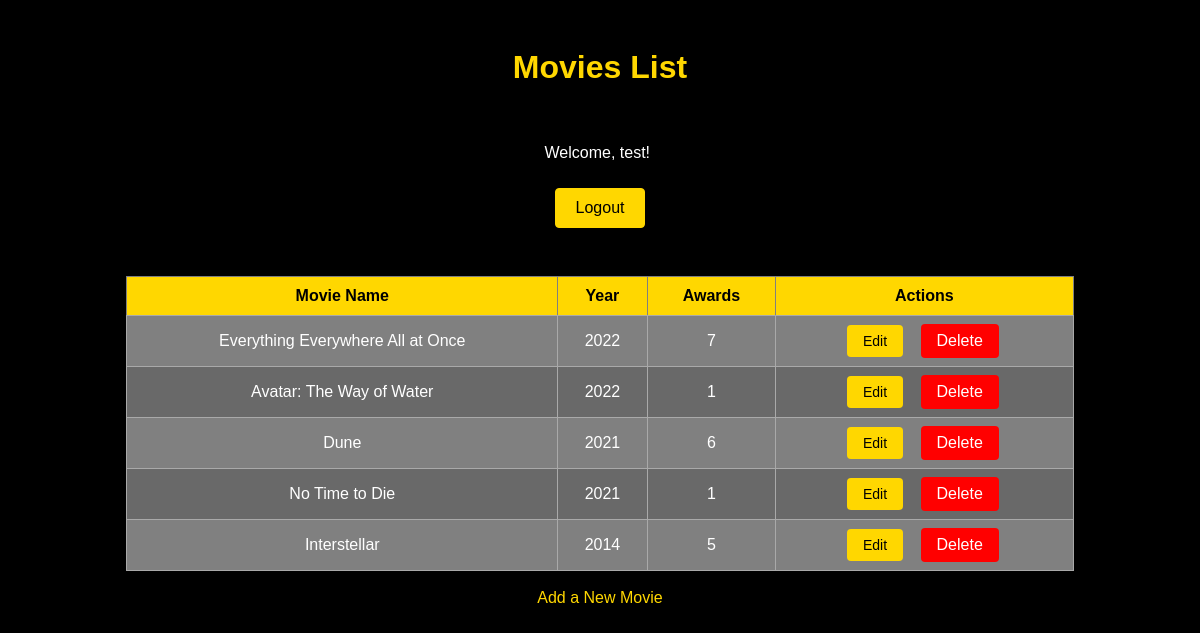
Screenshot of / (signed in) with the database file from the repository.
### assignment1_files/app/models.py (models this page shows)
class User(db.Model, UserMixin):
    id = db.Column(db.Integer, primary_key=True)
    username = db.Column(db.String(150), nullable=False, unique=True)
    password = db.Column(db.String(200), nullable=False)

class Movie(db.Model):
    id = db.Column(db.Integer, primary_key=True)
    name = db.Column(db.String(100), nullable=False)
    year = db.Column(db.Integer, nullable=False)
    awards = db.Column(db.Integer, nullable=False)

### assignment1_files/app/routes.py (the view)
@app.route('/', methods=['GET'])
@login_required
def index():
    movies = Movie.query.all()
    return render_template('index.html', movies=movies)

### assignment1_files/app/models.py (called while the page is built)
@login_manager.user_loader
def load_user(user_id):
    return User.query.get(int(user_id))

### assignment1_files/app/templates/index.html (shortened to what this page needs)
<!DOCTYPE html>
<html lang="en">
<head>
    <link rel="stylesheet" href="{{ url_for('static', filename='styles.css') }}">
</head>
<body>
    <h1>Movies List</h1>
    <div>
        {% if current_user.is_authenticated %}
            <p>Welcome, {{ current_user.username }}!</p>
            <a href="{{ url_for('logout') }}" class="logout-btn">Logout</a>
        {% else %}
            <a href="{{ url_for('login') }}" class="login-btn">Login</a>
        {% endif %}
    </div>
    <br>
    <table border="1">
        <tr>
            <th>Movie Name</th>
            <th>Year</th>
            <th>Awards</th>
            <th>Actions</th>
        </tr>
        {% for movie in movies %}
        <tr>
            <td>{{ movie.name }}</td>
            <td>{{ movie.year }}</td>
            <td>{{ movie.awards }}</td>
            <td>
                <a href="{{ url_for('edit_movie', id=movie.id) }}" class="edit-btn">Edit</a>
                <form action="{{ url_for('delete_movie', id=movie.id) }}" method="POST" style="display:inline;">
                    <input type="submit" class="delete-btn" value="Delete">
                </form>
            </td>
        </tr>
        {% endfor %}
    </table>
    <br>
    <a href="{{ url_for('add_movie') }}">Add a New Movie</a>
</body>
</html>

### assignment3_files/app/static/styles.css (style rules this page uses)
body { background-color: black; color: white; font-family: Arial, sans-serif; display: flex; flex-direction: column; justify-content: flex-start; align-items: center; }
h1 { text-align: center; color: gold; padding: 20px; font-size: 2em; }
table { width: 80%; margin: 0 auto; border-collapse: collapse; margin-top: 20px; }
table th { background-color: gold; color: black; padding: 10px; font-size: 16px; text-align: center; }
table tr { background-color: dimgray; }
table tr:nth-child(even) { background-color: gray; }
table td { padding: 8px; text-align: center; border: 1px solid darkgray; }
table td a.edit-btn { background-color: gold; color: black; padding: 8px 16px; border-radius: 4px; font-size: 14px; cursor: pointer; margin: 0 5px; display: inline-block; text-align: center; }
table td form input[type="submit"].delete-btn { background-color: red; color: white; padding: 8px 16px; border-radius: 4px; }
form { margin: 20px auto; width: 60%; padding: 8px; }
form input[type="submit"] { background-color: gold; color: black; padding: 10px 20px; border-radius: 4px; font-size: 16px; cursor: pointer; border: none; }
a { color: gold; text-decoration: none; font-size: 16px; }
a.button-link, a.logout-btn, a.login-btn { display: inline-block; background-color: gold; color: black; padding: 10px 20px; border-radius: 4px; font-size: 16px; text-align: center; text-decoration: none; margin: 10px; cursor: pointer; border: 1px solid gold; }

### rows the page displays
User: username "test"
Movie: name "Everything Everywhere All at Once", year "2022", awards "7"
Movie: name "Avatar: The Way of Water", year "2022", awards "1"
Movie: name "Dune", year "2021", awards "6"
Movie: name "No Time to Die", year "2021", awards "1"
Movie: name "Interstellar", year "2014", awards "5"
